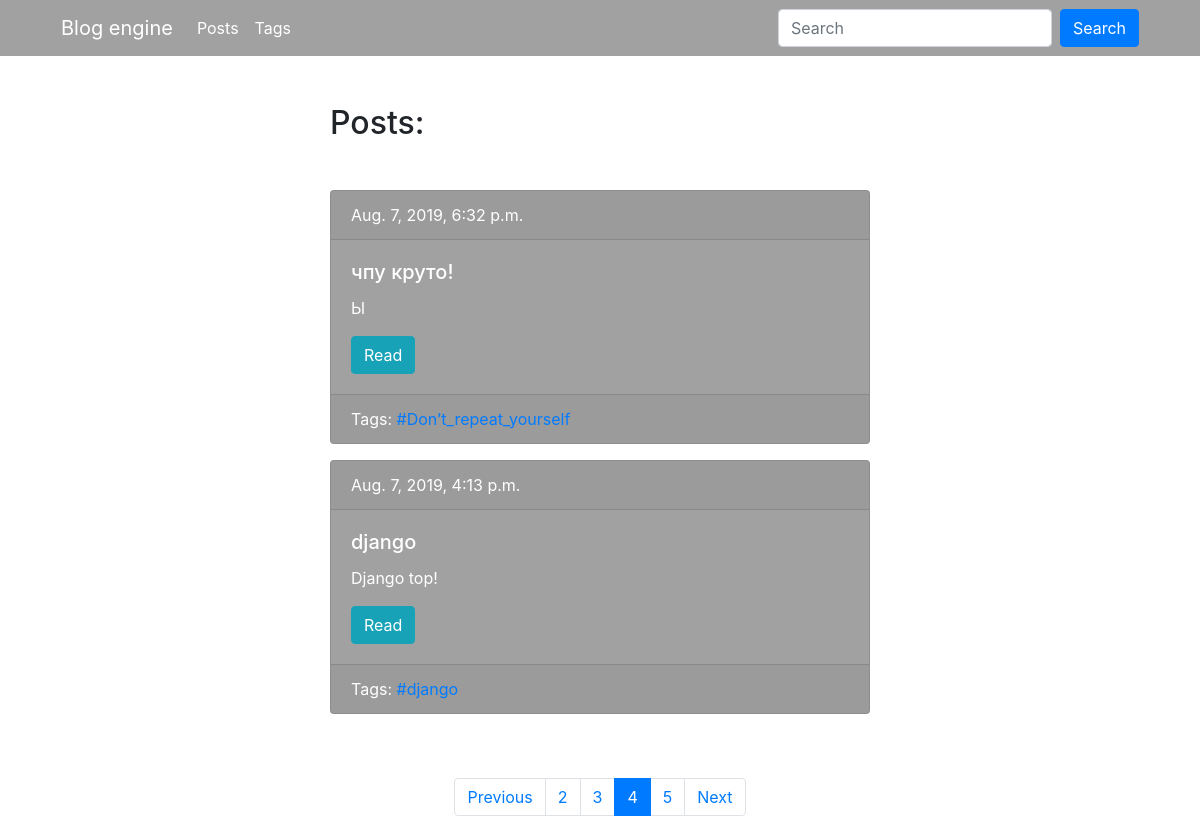
The app's page /blog/?page=4 with its own data.
### blog/models.py (models this page shows, shortened)
class Post(models.Model):
    title = models.CharField(max_length=150, db_index=True)
    slug = models.SlugField(max_length=150, blank=True, unique=True)
    body = models.TextField(blank=True, db_index=True)
    tags = models.ManyToManyField('Tag', blank=True, related_name='posts')
    date_pub = models.DateTimeField(auto_now_add=True)
    def get_absolute_url(self):
        return reverse('post_detail_url', kwargs={'slug': self.slug})
    class Meta:
        ordering = ('-date_pub',)

class Tag(models.Model):
    title = models.CharField(max_length=50)
    slug = models.SlugField(max_length=50, unique=True)
    def get_absolute_url(self):
        return reverse('tag_detail_url', kwargs={'slug': self.slug})
    class Meta:
        ordering = ('title',)

### blog/views.py (the view)
# urls.py: path('', posts_list, name='posts_list_url'),
def posts_list(request):
    search_query = request.GET.get('search', '')
    if search_query:
        posts = Post.objects.filter(Q(title__icontains=search_query) | Q(body__icontains=search_query))
    else:
        posts = Post.objects.all()
    paginator = Paginator(posts, 2)
    page_number = request.GET.get('page', 1)
    page = paginator.get_page(page_number)
    is_paginated = page.has_other_pages()
    if page.has_previous():
        prev_url = '?page={}'.format(page.previous_page_number())
    else:
        prev_url = ''
    if page.has_next():
        next_url = '?page={}'.format(page.next_page_number())
    else:
        next_url = ''
    context = {
        'page_object': page,
        'is_paginated': is_paginated,
        'prev_url': prev_url,
        'next_url': next_url
    }
    return render(request, 'blog/post_list.html', context=context)

### blog/templates/blog/post_list.html (shortened to what this page needs)
{% extends 'blog/base_blog.html' %}
{% block content %}
    <div class="col-lg-6">
        <h2 class="mb-5 ">Posts:</h2>
        {% for post in page_object.object_list %}
            {% include 'blog/includes/post_card_template.html' %}
        {% endfor %}
    </div>
{% endblock %}

### blog/templates/blog/includes/post_card_template.html
<div class="card text-white  mb-3" style="background-color: #A1A1A1;">
    <div class="card-header">
        {{ post.date_pub }}
    </div>
    <div class="card-body">
        <h5 class="card-title">{{ post.title }}</h5>
        <p class="card-text">{{ post.body|truncatewords:15 }}</p>
        <a href="{{ post.get_absolute_url }}" class="btn btn-info">Read</a>
    </div>
    <div class="card-footer text-white ">
        Tags:
        {% for tag in post.tags.all %}
            <a href="{{ tag.get_absolute_url }}">#{{ tag.title }} </a>
        {% endfor %}
    </div>
</div>

### records on screen
Post: date_pub "Aug. 7, 2019, 6:32 p.m.", title "чпу круто!", body "Ы"
Tag: title "Don’t_repeat_yourself"
Post: date_pub "Aug. 7, 2019, 4:13 p.m.", title "django", body "Django top!"
Tag: title "django"

### other values on screen
{{ n }} "2" "3" "5"
{{ n }} "4"
